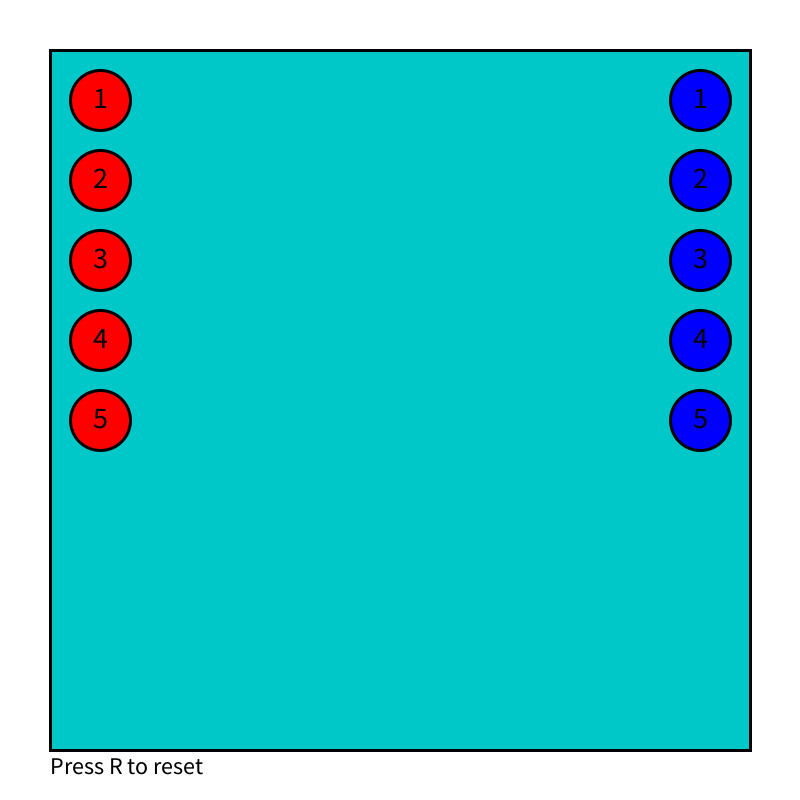
Frame 1 (no input)
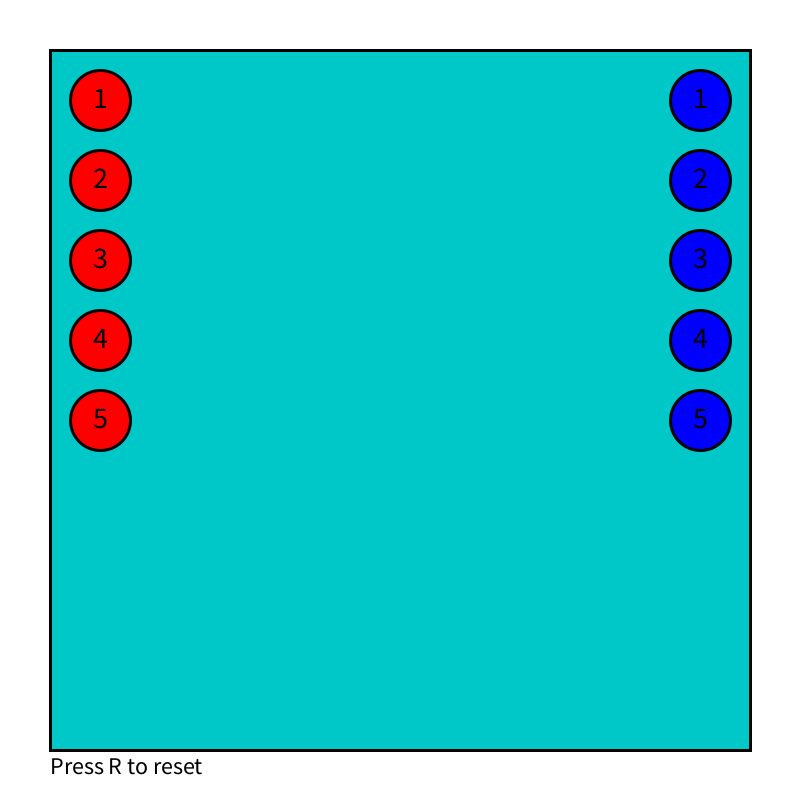
Frame 60 (the mouse pressed at the canvas centre just before this capture)
Frame 120 (the mouse held since frame 60 and released just before this capture): identical to frame 60, image omitted

The Processing sketch that drew these frames (run headless with seeded random() and noise(); from frame 60 on, the mouse is pressed at the canvas centre):

// Processing sketch: pissarra_001
// ── pissarra_001.pde
// Elements GUI
// Pissarra amb 2 equips de 5 pins

Pissarra p;

void setup(){
  size(800,800);
  // Crear la pissarra
  p = new Pissarra(50, 50, 700,700);
}

void draw(){
  background(255);
  // Dibuixa la pissarra
  p.display();
  // Dibuixa els pins
  p.displayPins();
}


void mouseDragged(){
  // Comprova si ha de moure algun pin
  p.checkPinsMotion();
}

void keyPressed(){
  if(key=='r' || key=='R'){
    // Resetea les posicions dels pins
    p.resetPinPositions();
  }
}

// ── Pin.pde
class Pin {
 
  // Propietats d'un Pin
  float x, y, r;
  String txt;
  color c;
  
  // Constructor
  Pin(float x, float y, float r, String t, color c){
    this.x = x;
    this.y = y;
    this.r = r;
    this.txt = t;
    this.c = c;
  }
  
  
  // Setter
  
  void setPosition(float x, float y){
    this.x = x;
    this.y = y;
  }
  
  // Dibuixa el Pin
  void display(){
    pushStyle();
      stroke(0); strokeWeight(3); fill(c);
      ellipse(x, y, 2*r, 2*r);
      fill(0); textAlign(CENTER); textSize(r);
      text(txt, x, y + r/4);
    popStyle();
  }
  
  // Indica si el cursor està sobre el Pin
  boolean mouseOver(){
    return dist(mouseX, mouseY, this.x, this.y)<=this.r;
  }
  

  
}

// ── Pissarra.pde
class Pissarra {
  
  // Propietats de la Pissarra
  float x, y, w, h;
  
  // Col·leccions de Pins
  Pin[] pins1, pins2;
  
  // Constructor
  Pissarra(float x, float y, float w, float h){
    this.x = x;
    this.y = y;
    this.w = w;
    this.h = h;
    
    // Crea 5 pins (Equip 1)
    pins1 = new Pin[5];
    for(int i=0; i<pins1.length; i++){
      String txt = (i+1)+"";
      pins1[i] = new Pin( x + 50 , y + 50 + 80*i, 30, txt, color(255, 0, 0));
    }
    
    // Crea 5 pins (Equip 2)
    pins2 = new Pin[5];
    for(int i=0; i<pins2.length; i++){
      String txt = (i+1)+"";
      pins2[i] = new Pin( x + w - 50 , y + 50 + 80*i, 30, txt, color(0, 0, 255));
    }
  }
  
  // Resetea la posició de tots els Pins
  void resetPinPositions(){
    for(int i=0; i<pins2.length; i++){
      pins1[i].setPosition( x + 50 , y + 50 + 80*i);
      pins2[i].setPosition( x + w - 50 , y + 50 + 80*i);
    }
  }
  
  // Dibuixa la Pissarra
  void display(){
    pushStyle();
      
      // Rectangle
      stroke(0); strokeWeight(3); fill(0,200,200);
      rect(x, y, w, h);
      
      // Texte
      textSize(24); textAlign(LEFT); fill(0); 
      text("Press R to reset", x, y + w + 24);
      
    popStyle();
  }
  
  // Dibuixa els Pins
  void displayPins(){
    for(Pin p : pins1){
      p.display();
    }
    
    for(Pin p : pins2){
      p.display();
    }
  }
  
  // Comprova si el cursor està sobre la Pissarra
  boolean mouseOver(){
    return mouseX >= this.x && mouseX <= this.x + this.w &&
           mouseY >= this.y && mouseY <= this.y + this.h;
  }
  
  // Comprova si cal moure algun Pin
  void checkPinsMotion(){
    if(mouseOver()){
      
      // Comprova els pins de l'Equip 1
      for(Pin p : pins1){
        if(p.mouseOver()){
          p.setPosition(mouseX, mouseY);
          break;
        }
      }
      
      // Comprova els pins de l'Equip 2
      for(Pin p : pins2){
        if(p.mouseOver()){
          p.setPosition(mouseX, mouseY);
          break;
        }
      }
      
    }
  }
  
}
